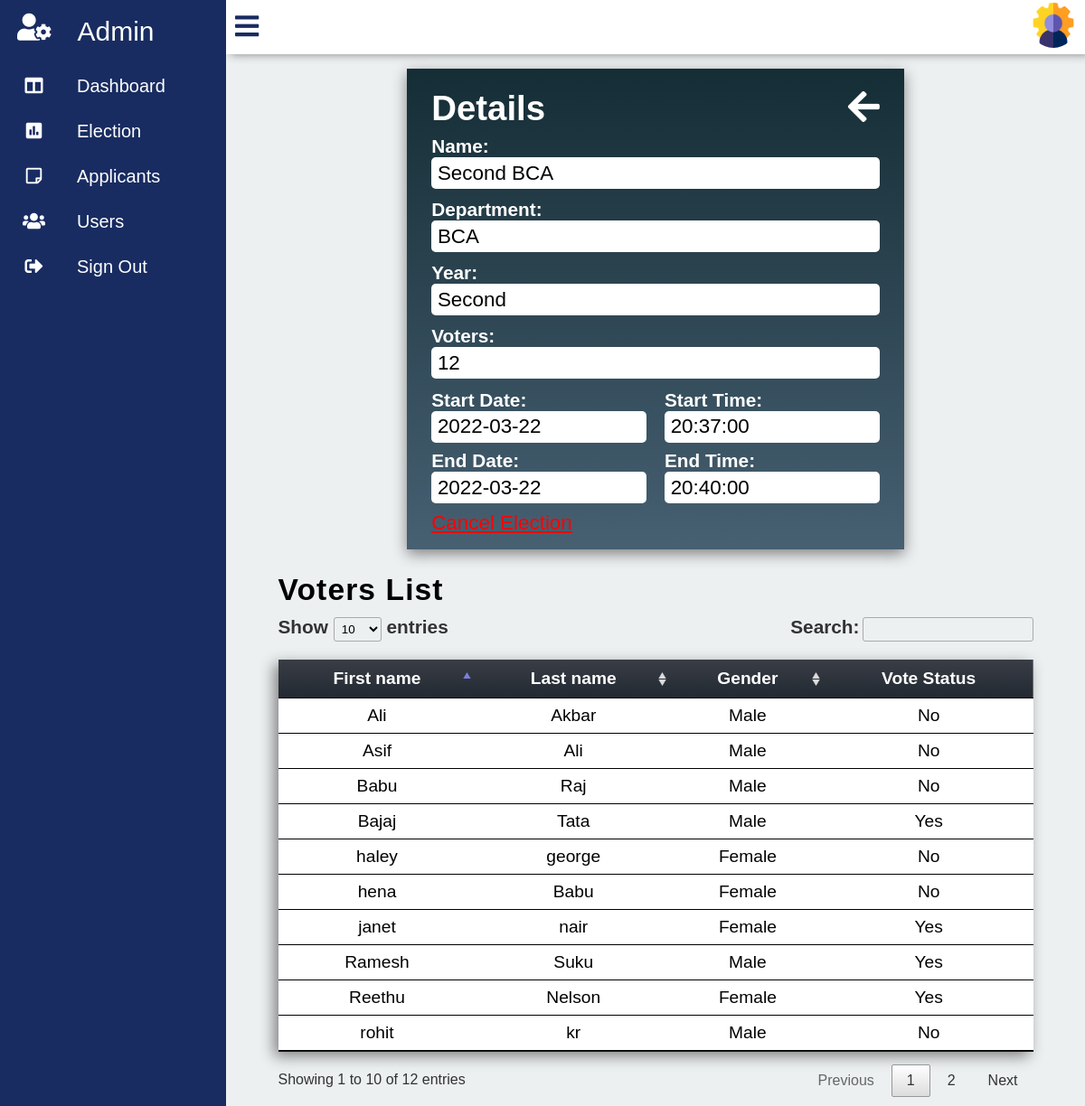
/electionView.php?eid=52 (signed in), run on the app's committed database.
### tables this page shows
CREATE TABLE IF NOT EXISTS `elections` (
  `id` int(10) unsigned NOT NULL AUTO_INCREMENT,
  `Name` varchar(30) NOT NULL,
  `Department_id` int(11) unsigned NOT NULL,
  `Year_id` int(11) unsigned NOT NULL,
  `Election_status` tinyint(3) unsigned NOT NULL DEFAULT '0',
  `Start_date` date NOT NULL,
  `End_date` date NOT NULL,
  `Start_time` time NOT NULL,
  `End_time` time NOT NULL,
  `Voters` int(11) NOT NULL,
  PRIMARY KEY (`id`),
  KEY `elections_dpt` (`Department_id`),
  KEY `elections_year` (`Year_id`)
);

CREATE TABLE IF NOT EXISTS `department` (
  `id` int(11) unsigned NOT NULL AUTO_INCREMENT,
  `Department_name` varchar(10) NOT NULL,
  `Yr_no` int(11) NOT NULL,
  PRIMARY KEY (`id`)
);

CREATE TABLE IF NOT EXISTS `year` (
  `id` int(10) unsigned NOT NULL AUTO_INCREMENT,
  `Year_name` varchar(10) NOT NULL,
  PRIMARY KEY (`id`)
);

CREATE TABLE IF NOT EXISTS `voters_list` (
  `id` int(10) unsigned NOT NULL AUTO_INCREMENT,
  `User_id` int(11) unsigned NOT NULL,
  `Election_id` int(11) unsigned NOT NULL,
  `Vote_status` tinyint(3) unsigned NOT NULL DEFAULT '0',
  PRIMARY KEY (`id`),
  KEY `voters_list_user_id` (`User_id`),
  KEY `voters_list_election_id` (`Election_id`)
);

CREATE TABLE IF NOT EXISTS `users` (
  `id` int(10) unsigned NOT NULL AUTO_INCREMENT,
  `Email` varchar(30) NOT NULL,
  `Phone_no` bigint(11) NOT NULL,
  `First_name` varchar(15) NOT NULL,
  `Last_name` varchar(15) NOT NULL,
  `Gender` varchar(10) NOT NULL,
  `Department_id` int(11) unsigned NOT NULL,
  `Year_id` int(10) unsigned NOT NULL,
  PRIMARY KEY (`id`),
  KEY `users_dpt` (`Department_id`),
  KEY `users_yr` (`Year_id`)
);

### php/onTablefunc.php (called while the page is built, shortened)
<?php
	function getDepartment($dpid,$con) {
		$dpquery = "select Department_name from department where(id = $dpid );";
		$dp = mysql_query($dpquery,$con);
		$department = mysql_fetch_array($dp);
		return $department['Department_name'];
	}
	function getYear($yrid,$con) {
		$yrquery = "select * from year where(id = $yrid);";
		$yr = mysql_query($yrquery,$con);
		$year = mysql_fetch_array($yr);
		return $year['Year_name'];
	}
	function get_No_of_voters($eid,$con) {
		$votersQ = "select * from voters_list where Election_id = '$eid';";
		if(!($voterQ_obj = mysql_query($votersQ,$con)))
			return false;
		else {
			$voterQ_obj = mysql_query($votersQ,$con);
			return mysql_num_rows($voterQ_obj);
		}
	}
	function getStuData($sid,$con) {
		$stu_ob = mysql_query("select * from users where id = '$sid';",$con);
		if($stu_ob)
			return mysql_fetch_array($stu_ob);
		else
			return false;
	}
?>

### electionView.php (the view, shortened to what this page needs)
<?php
	include("php/config.php");
	include("php/onTablefunc.php");
	include('php/elecheck.php');
	$eid = $_GET['eid'];
	$getQ = "select * from elections where id = '$eid';";
	if(!($getQ_obj = mysql_query($getQ,$con)))
		errormsg();
	else {
		$eData = mysql_fetch_array($getQ_obj);
	}
	$dpt = getDepartment($eData['Department_id'],$con);
	$yr = getYear($eData['Year_id'],$con);
	$votersNo = get_No_of_voters($eid,$con);
?>
<!DOCTYPE html>
<html>
<head>
	<link rel="stylesheet" type="text/css" href="css/all.min.css">
	<link rel="stylesheet" type="text/css" href="css/fontawesome.min.css">
	<link rel="stylesheet" type="text/css" href="css/panel.css">
	<link rel="stylesheet" type="text/css" href="css/electionView.css">
	<link rel="stylesheet" type="text/css" href="css/table.css">
	<link rel="stylesheet" type="text/css" href="DataTables/datatables.min.css"/>
</head>
<body>
	<div class="container">
		<div class="navigation">
		<div class="admin_icon">
			<a href="">
					<i class="fas fa-user-cog"></i>
				<span class="admin_Text" >Admin</span>
			</a>
		</div>
			<ul>
				<li>
					<a href="admin.php">
						<span class="icon">
							<i class="fas fa-columns"></i>
						</span>
						<span class="title">Dashboard</span>
					</a>
				</li>
				<li>
					<a href="elections.php">
						<span class="icon">
							<i class="fas fa-poll"></i>
						</span>
						<span class="title">Election</span>
					</a>
				</li>
				<li>
					<a href="applicants.php">
						<span class="icon">
							<i class="far fa-sticky-note"></i>
						</span>
						<span class="title">Applicants</span>
					</a>
				</li>
				<li>
					<a href="users.php">
						<span class="icon">
							<i class="fas fa-users"></i>
						</span>
						<span class="title">Users</span>
					</a>
				</li>
				<li>
					<a href="/project/php/logout.php">
						<span class="icon">
							<i class="fas fa-sign-out-alt"></i>
						</span>
						<span class="title">Sign Out</span>
					</a>
				</li>
			</ul>
		</div>
		<div class="main">
			<div class="topbar">
				<div class="user">
					<a href="adminacc.php"><img src="images/admin_photo.png"></a>
				</div>
			</div>
			<div class="election_detail_Area">
				<div class="elction_text_detail">
					<div class="top">
						<span class="heading">Details</span>
						<a href="elections.php"><i class="fas fa-arrow-left"></i></a>
					</div>
					<div class="details_area">
						<div class="eName">
							<label>Name:</label>
							<span><?php echo $eData['Name']; ?></span>
						</div>
						<div class="eDepartment">
							<label>Department:</label>
							<span><?php echo $dpt; ?></span>
						</div>
						<div class="eYear">
							<label>Year:</label>
							<span><?php echo $yr; ?></span>
						</div>
						<div class="voters">
							<label>Voters:</label>
							<span><?php echo $votersNo; ?></span>
						</div>
						<div class="start">
							<div class="start_date">
								<label>Start Date:</label>
								<span><?php echo $eData['Start_date']; ?></span>
							</div>
							<div class="start_time">
								<label>Start Time:</label>
								<span><?php echo $eData['Start_time']; ?></span>
							</div>
						</div>
						<div class="end">
							<div class="end_date">
								<label>End Date:</label>
								<span><?php echo $eData['End_date']; ?></span>
							</div>
							<div class="end_time">
								<label>End Time:</label>
								<span><?php echo $eData['End_time']; ?></span>
							</div>
						</div>
						<div class="cancel">
							<a href="php/onTablefunc.php?election_Id=<?php echo $eid; ?>"onclick="return confirm('Are you sure you want to cancel this election?')">Cancel Election</a>
						</div>
					</div>
				</div>
			</div>
				<div class="tables_Area">
					<div class="t_Heading" style="display:block;">
						<h2>Voters List</h2>
						<table id="voters_Table" class="table Voters">
							<thead>
								<tr>
									<th>First name</th>
									<th>Last name</th>
									<th>Gender</th>
									<th>Vote Status</th>
								</tr>
							</thead>
							<tbody>
								<?php
									$vot_ob = mysql_query("select * from voters_list where Election_id = '$eid';",$con);
									while($data = mysql_fetch_array($vot_ob)) {
										$stuData = getStuData($data['User_id'],$con);
								?>
								<tr>
									<td><?php echo $stuData['First_name']; ?></td>
									<td><?php echo $stuData['Last_name']; ?></td>
									<td><?php echo $stuData['Gender']; ?></td>
									<td><?php if($data['Vote_status'] == 1)
													echo "Yes";
											  else if($data['Vote_status'] == 0)
											        echo "No"; ?></td>
								</tr>
								<?php
									}
								?>
							</tbody>
						</table>
					</div>
				</div>
		</div>
	</div>
</body>
</html>

### css/panel.css (style rules this page uses)
* { margin: 0; padding: 0; box-sizing: border-box; font-family: 'Poppins',sans-serif; }
.container { position: relative; width: 100%; }
.navigation { position: fixed; width: 250px; height: 100%; background: #182C61; transition: 250ms ease-in-out; }
.navigation ul { position: relative; width: 100%; left: 0; top: 0; overflow: hidden; }
.navigation ul li { position: relative; width: 100%; list-style: none; overflow: hidden; }
.admin_icon a { width: 100%; text-decoration: none; color: white; display: flex; overflow: hidden; }
.admin_icon a i { font-size: 30px; line-height: 60px; padding: 0 19px; min-width: 75px; }
.admin_Text { font-size: 30px; font-weight: 400; font-family: 'Popins',sans-serif; color: white; padding: 0 10px; line-height: 70px; }
.navigation ul li a { position: relative; width: 100%; display: flex; text-decoration: none; color: white; }
li a span i { color: white; }
.navigation ul li a .icon { position: relative; display: block; height: 25px; min-width: 75px; text-align: center; height: 50px; font-size: 20px; line-height: 50px; padding: 0 10px; }
.navigation ul li a .title { position: relative; display: block; font-size: 20px; padding: 0 10px; height: 50px; line-height: 50px; }
.main { position: absolute; width: calc(100% - 250px); left: 250px; min-height: 100vh; background: #ecf0f1; transition: 250ms ease-in-out; overflow:scroll; height: 100vh; }
.main .topbar { background: white; overflow-y: hidden; width: 100%; height: 60px; padding: 0 10px; display: flex; justify-content: space-between; align-items: center ; box-shadow: 5px 0px 10px grey; }
.user img { width: 50px; height: 50px; border-radius: 50%; cursor: pointer; }

### css/electionView.css (style rules this page uses)
.election_detail_Area { margin: 1em; display: flex; flex-direction: column; align-items: center; }
.elction_text_detail { background: linear-gradient(#152D35,#476072); display: flex; flex-direction: column; padding: 1.4em 1.7em 1em 1.7em ; width: 550px; color: white; box-shadow: 0px 5px 15px grey; }
.elction_text_detail .top { display: flex; justify-content: space-between; }
.elction_text_detail .top i { align-self: center; color: white; font-size: 2.5rem; transition: 180ms ease-in-out; }
.elction_text_detail .heading { font-size: 2.4rem; font-weight: bold; padding-bottom:.2em ; }
.elction_text_detail .details_area { font-size: 1.4rem; flex-direction: column; align-items: flex-start; width: 100%; }
label { width: 100%; font-size: 1.3rem; font-weight: bold; }
.details_area .eName { display: flex; flex-direction: column; padding-bottom: .5em; }
.details_area .eDepartment { display: flex; flex-direction: column; padding-bottom: .5em; }
.details_area .eYear { display: flex; flex-direction: column; padding-bottom: .5em; }
.details_area .voters { display: flex; flex-direction: column; padding-bottom: .5em; }
.details_area .start, .details_area .end { display: flex; justify-content: space-between; padding-bottom: .4em; }
.details_area .start .start_date, .details_area .start .start_time { display: flex; flex-direction: column; width: 48%; }
.details_area .end .end_date, .details_area .end .end_time { display: flex; flex-direction: column; width: 48%; }
.details_area span { background: white; color: black; padding: .2em .3em; border-radius: 5px; }
.details_area a { font-size: 1.4rem; color: red; }

### css/table.css (style rules this page uses)
.tables_Area { position: relative; margin-top: 5px; display: flex; justify-content: center; }
.tables_Area .t_Heading { position: relative; width: 90%; padding: 10px; }
.tables_Area .t_Heading .table { width: 100%; }
.tables_Area .t_Heading h2 { margin-bottom: 10px; font-size: 2.1em; letter-spacing: 1.1px; }
.table { box-shadow: -5px 5px 15px grey; border-collapse: collapse; }
.table thead tr { background: linear-gradient(#393E46,#222831); }
.table thead tr th { font-size: 1.2em; color: white; border: none; padding: 18px 10px; text-align: center; }
.table tbody tr td { padding: 10px 0 10px 0; border-bottom: 1px solid black; background: none; text-align: center; font-size: 1.2em; margin: 0 14px 0 14px; }

### data on the page
elections: Name "Second BCA", Department.Department_name "BCA", Year.Year_name "Second", Start_date "2022-03-22", Start_time "20:37:00", End_date "2022-03-22", End_time "20:40:00"
voters_list: User.First_name "Babu", User.Last_name "Raj", User.Gender "Male", Vote_status "No"
voters_list: User.First_name "Ramesh", User.Last_name "Suku", User.Gender "Male", Vote_status "Yes"
voters_list: User.First_name "Bajaj", User.Last_name "Tata", User.Gender "Male", Vote_status "Yes"
voters_list: User.First_name "Ali", User.Last_name "Akbar", User.Gender "Male", Vote_status "No"
voters_list: User.First_name "hena", User.Last_name "Babu", User.Gender "Female", Vote_status "No"
voters_list: User.First_name "janet", User.Last_name "nair", User.Gender "Female", Vote_status "Yes"
voters_list: User.First_name "Reethu", User.Last_name "Nelson", User.Gender "Female", Vote_status "Yes"
voters_list: User.First_name "haley", User.Last_name "george", User.Gender "Female", Vote_status "No"
voters_list: User.First_name "Asif", User.Last_name "Ali", User.Gender "Male", Vote_status "No"
voters_list: User.First_name "rohit", User.Last_name "kr", User.Gender "Male", Vote_status "No"

### other printed values
$votersNo "12"
